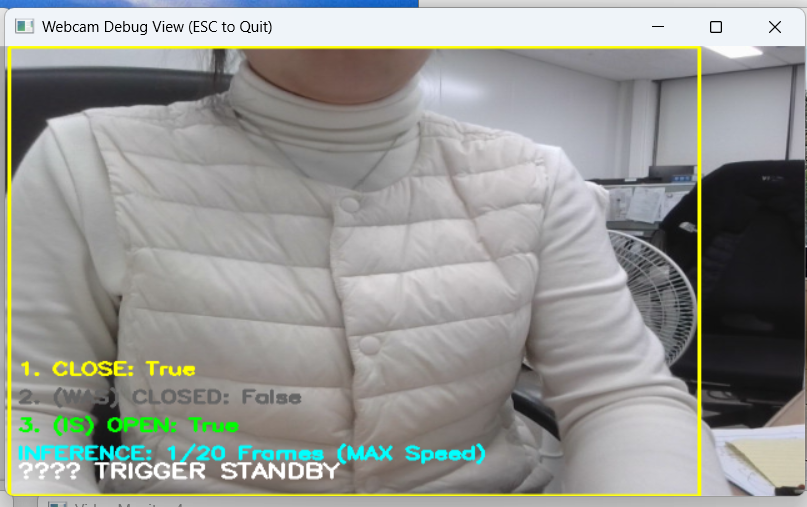
#> input picture using.png, 807 x 507 px, given in place of the camera
$ python optic.py
#> lines starting #> are read from the running program, lines starting #| are printed output that depends on the picture
"""
Optical Flow Anomaly Detector
"""

import cv2
import numpy as np
import time

class Config:
    # Input Resolution (Processing at lower res improves FPS)
    PROCESS_WIDTH = 640

    # Optical Flow Parameters (Farneback)
    PYR_SCALE = 0.5
    LEVELS = 3
    WINSZIE = 15
    ITERATIONS = 3
    POLY_N = 5
    POLY_SIGMA = 1.2

    # Thresholds
    MOTION_THRESHOLD = 2.0      # Minimum vector magnitude to consider as "movement"
    PANIC_THRESHOLD = 15.0      # Average magnitude to trigger "Panic/Abnormal" alert
    SMOOTHING = 0.1             # Exponential moving average factor for stable readings

class Visualizer:
    @staticmethod
    def flow_to_hsv(flow):
        """
        Converts flow vectors (dx, dy) to BGR image for visualization using HSV color space.
        Angle -> Hue, Magnitude -> Value
        """
        h, w = flow.shape[:2]
        hsv = np.zeros((h, w, 3), dtype=np.uint8)
        hsv[..., 1] = 255 # Saturation max

        mag, ang = cv2.cartToPolar(flow[..., 0], flow[..., 1])

        # Angle to Hue (0~180 in OpenCV)
        hsv[..., 0] = ang * 180 / np.pi / 2

        # Magnitude to Value (Normalized for visibility)
        # Cap magnitude at 20 for visualization purposes
        hsv[..., 2] = cv2.normalize(mag, None, 0, 255, cv2.NORM_MINMAX)

        return cv2.cvtColor(hsv, cv2.COLOR_HSV2BGR), mag

class OpticalFlowDetector:
    def __init__(self, source):
        self.cap = cv2.VideoCapture(source)
        if not self.cap.isOpened():
            raise ValueError("Video source invalid.")

        self.prev_gray = None
        self.avg_energy = 0.0 # To store smoothed energy level

    def run(self):
        print("[Info] Starting Optical Flow Analysis...")

        while True:
            ret, frame = self.cap.read()
#> frame is the input picture: shape (507, 807, 3); mean B, G, R 146.7, 150.9, 149.5
            if not ret: break

            # 1. Preprocessing
            # Resize for performance
            height, width = frame.shape[:2]
#> height = 507; width = 807
            scale = Config.PROCESS_WIDTH / width
#> scale = 0.793
            dim = (Config.PROCESS_WIDTH, int(height * scale))
#> dim = (640, 402)

            frame_resized = cv2.resize(frame, dim)
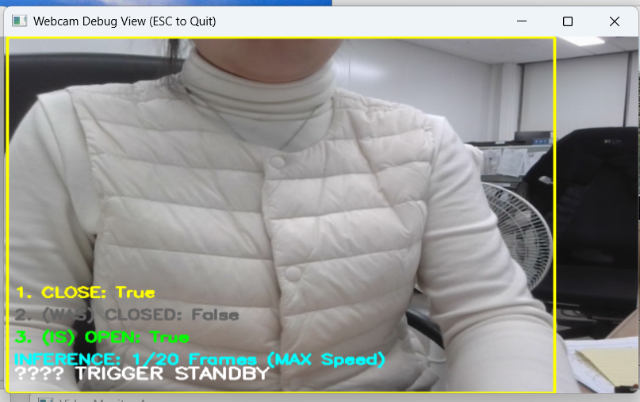
#> frame_resized: shape (402, 640, 3); mean B, G, R 146.7, 150.9, 149.4
            gray = cv2.cvtColor(frame_resized, cv2.COLOR_BGR2GRAY)
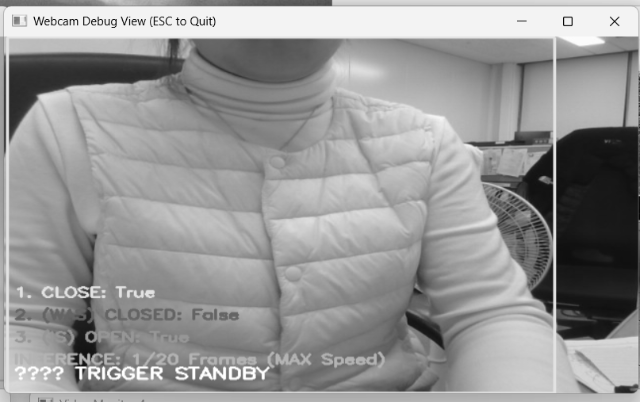
#> gray: shape (402, 640); min 0, max 255, mean 149.9

            if self.prev_gray is None:
                self.prev_gray = gray
                continue

            # 2. Calculate Dense Optical Flow (Farneback)
            flow = cv2.calcOpticalFlowFarneback(
                self.prev_gray, gray, None,
                Config.PYR_SCALE, Config.LEVELS, Config.WINSZIE,
                Config.ITERATIONS, Config.POLY_N, Config.POLY_SIGMA, 0
            )

            # 3. Analyze Flow Vectors
            # Visualize flow and get magnitude matrix
            flow_vis, mag = Visualizer.flow_to_hsv(flow)

            # Calculate Scene Energy (Average Motion Magnitude)
            # Filter out small noise (< MOTION_THRESHOLD)
            valid_motion = mag[mag > Config.MOTION_THRESHOLD]

            current_energy = np.mean(valid_motion) if len(valid_motion) > 0 else 0

            # Smooth the energy value
            self.avg_energy = (self.avg_energy * (1 - Config.SMOOTHING)) + (current_energy * Config.SMOOTHING)

            # 4. Status Determination
            status = "Normal"
            status_color = (0, 255, 0)

            if self.avg_energy > Config.PANIC_THRESHOLD:
                status = "!!! PANIC / HIGH ACTIVITY !!!"
                status_color = (0, 0, 255)
            elif self.avg_energy > Config.PANIC_THRESHOLD * 0.4:
                status = "Active Movement"
                status_color = (0, 165, 255) # Orange

            # 5. Visualization Composition
            # Original + Flow Visualization Side by Side
            combined = np.hstack((frame_resized, flow_vis))

            # Overlay Info
            cv2.rectangle(combined, (0, 0), (combined.shape[1], 60), (0,0,0), -1)

            # Energy Bar
            bar_width = int((self.avg_energy / Config.PANIC_THRESHOLD) * 300)
            cv2.rectangle(combined, (20, 40), (20 + bar_width, 50), status_color, -1)
            cv2.rectangle(combined, (20, 40), (320, 50), (255,255,255), 1)

            text = f"Status: {status} | Energy: {self.avg_energy:.2f}"
            cv2.putText(combined, text, (20, 30), cv2.FONT_HERSHEY_SIMPLEX, 0.7, (255,255,255), 2)

            cv2.imshow("Optical Flow Analysis", combined)

            self.prev_gray = gray

            if cv2.waitKey(1) == ord('q'):
                break

        self.cap.release()
        cv2.destroyAllWindows()

if __name__ == "__main__":
    import os
    # 파일이 없으면 웹캠(0) 사용
    src = "video1.mp4" if os.path.exists("video1.mp4") else 0
    detector = OpticalFlowDetector(src)
    detector.run()
